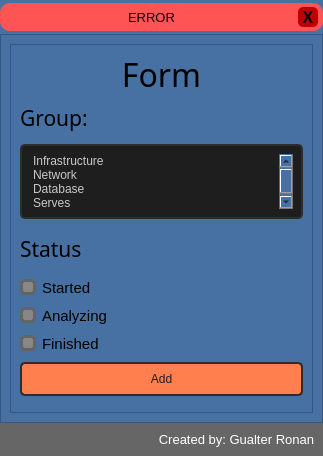
<?xml version="1.0" encoding="UTF-8"?>
<ui version="4.0">
 <class>MainWindow</class>
 <widget class="QMainWindow" name="MainWindow">
  <property name="geometry">
   <rect>
    <x>0</x>
    <y>0</y>
    <width>323</width>
    <height>456</height>
   </rect>
  </property>
  <property name="minimumSize">
   <size>
    <width>323</width>
    <height>456</height>
   </size>
  </property>
  <property name="windowTitle">
   <string>DMS Update</string>
  </property>
  <property name="windowIcon">
   <iconset>
    <normaloff>:/login/login.png</normaloff>:/login/login.png</iconset>
  </property>
  <property name="styleSheet">
   <string notr="true">background-color: rgb(214, 214, 214);</string>
  </property>
  <widget class="QWidget" name="centralwidget">
   <layout class="QVBoxLayout" name="verticalLayout">
    <property name="spacing">
     <number>0</number>
    </property>
    <property name="leftMargin">
     <number>0</number>
    </property>
    <property name="topMargin">
     <number>0</number>
    </property>
    <property name="rightMargin">
     <number>0</number>
    </property>
    <property name="bottomMargin">
     <number>0</number>
    </property>
    <item>
     <widget class="QFrame" name="top_bar">
      <property name="minimumSize">
       <size>
        <width>0</width>
        <height>34</height>
       </size>
      </property>
      <property name="maximumSize">
       <size>
        <width>16777215</width>
        <height>45</height>
       </size>
      </property>
      <property name="styleSheet">
       <string notr="true">background-color: rgb(71, 113, 163);
</string>
      </property>
      <property name="frameShape">
       <enum>QFrame::NoFrame</enum>
      </property>
      <property name="frameShadow">
       <enum>QFrame::Raised</enum>
      </property>
      <layout class="QHBoxLayout" name="horizontalLayout_2">
       <property name="spacing">
        <number>0</number>
       </property>
       <property name="leftMargin">
        <number>0</number>
       </property>
       <property name="topMargin">
        <number>3</number>
       </property>
       <property name="rightMargin">
        <number>0</number>
       </property>
       <property name="bottomMargin">
        <number>3</number>
       </property>
       <item>
        <widget class="QFrame" name="frame_erro">
         <property name="maximumSize">
          <size>
           <width>550</width>
           <height>16777215</height>
          </size>
         </property>
         <property name="styleSheet">
          <string notr="true">background-color: rgb(255, 84, 84);
border-radius: 10px;</string>
         </property>
         <property name="frameShape">
          <enum>QFrame::NoFrame</enum>
         </property>
         <property name="frameShadow">
          <enum>QFrame::Raised</enum>
         </property>
         <layout class="QHBoxLayout" name="horizontalLayout_3">
          <property name="spacing">
           <number>0</number>
          </property>
          <property name="leftMargin">
           <number>5</number>
          </property>
          <property name="topMargin">
           <number>0</number>
          </property>
          <property name="rightMargin">
           <number>5</number>
          </property>
          <property name="bottomMargin">
           <number>0</number>
          </property>
          <item>
           <widget class="QLabel" name="label_erro">
            <property name="font">
             <font>
              <family>Segoe UI</family>
              <pointsize>10</pointsize>
             </font>
            </property>
            <property name="text">
             <string>ERROR</string>
            </property>
            <property name="alignment">
             <set>Qt::AlignCenter</set>
            </property>
           </widget>
          </item>
          <item>
           <widget class="QPushButton" name="bt_cl_popup">
            <property name="maximumSize">
             <size>
              <width>20</width>
              <height>20</height>
             </size>
            </property>
            <property name="font">
             <font>
              <pointsize>12</pointsize>
              <weight>75</weight>
              <bold>true</bold>
             </font>
            </property>
            <property name="cursor">
             <cursorShape>PointingHandCursor</cursorShape>
            </property>
            <property name="styleSheet">
             <string notr="true">QPushButton {
	border-radius: 5px;
	
	background-image: url(:/close/close_icon.png);
	background-position: center;
	background-color: rgb(190, 0, 0);
}
QPushButton:hover{
	color: rgb(255, 255, 255);
	background-color: rgb(165, 0, 0);
}
QPushButton:pressed {
	color: rgb(255, 255, 255);
	background-color: rgb(190, 0, 0);
}</string>
            </property>
            <property name="text">
             <string>X</string>
            </property>
           </widget>
          </item>
         </layout>
        </widget>
       </item>
      </layout>
     </widget>
    </item>
    <item>
     <widget class="QFrame" name="frame_home">
      <property name="styleSheet">
       <string notr="true">background-color: rgb(71, 113, 163);</string>
      </property>
      <property name="frameShape">
       <enum>QFrame::StyledPanel</enum>
      </property>
      <property name="frameShadow">
       <enum>QFrame::Raised</enum>
      </property>
      <layout class="QHBoxLayout" name="horizontalLayout">
       <item>
        <widget class="QFrame" name="frame_form10k">
         <property name="maximumSize">
          <size>
           <width>16777215</width>
           <height>666</height>
          </size>
         </property>
         <property name="styleSheet">
          <string notr="true">QLineEdit {
	border: 2px solid rgb(45, 45, 45);
	border-radius: 5px;
	background-color: rgb(30, 30, 30);
	color: rgb(200, 200, 200);
	padding: 8px;
}
QLineEdit:hover {
	border: 2px solid rgb(211, 89, 51);;
	color: rgb(200, 200, 200);
}
QLineEdit:focus {
	border: 2px solid rgb(211, 89, 51);
	color: rgb(200, 200, 200);
}

QPushButton {
	border: 2px solid rgb(45, 45, 45);
	border-radius: 5px;
	background-color: rgb(255, 127, 79);
	color: rgb(30, 30, 30);
	padding: 8px;
}
QPushButton:hover {
	border: 2px solid rgb(200, 200, 200);
	color: rgb(200, 200, 200);
}
QPushButton:pressed {
	border: 2px solid rgb(45, 45, 45);
	color: rgb(30, 30, 30);
	background-color: rgb(211, 89, 51);
}

QListWidget {
	border: 2px solid rgb(45, 45, 45);
	border-radius: 5px;
	background-color: rgb(30, 30, 30);
	color: rgb(200, 200, 200);
	padding: 8px;
}
QListWidget:hover {
	border: 2px solid rgb(211, 89, 51);;
	color: rgb(200, 200, 200);
}
QListWidget:item:focus {
	border: 2px solid rgb(211, 89, 51);
	color: rgb(200, 200, 200);
    background-color: rgb(211, 89, 51)
}
QRadioButton:indicator {
	border: 3px solid rgb(100, 100, 100);
	border-radius: 5px;
	width: 10px;
	height: 10px;
	background-color: rgb(135, 135, 135);
}
QRadioButton:indicator:checked {
	border: 2px solid rgb(45, 45, 45);
	background-color: rgb(211, 89, 51)
}
</string>
         </property>
         <property name="frameShape">
          <enum>QFrame::StyledPanel</enum>
         </property>
         <property name="frameShadow">
          <enum>QFrame::Raised</enum>
         </property>
         <layout class="QVBoxLayout" name="verticalLayout_5">
          <item>
           <widget class="QLabel" name="label_3">
            <property name="maximumSize">
             <size>
              <width>16777215</width>
              <height>34</height>
             </size>
            </property>
            <property name="font">
             <font>
              <family>Bahnschrift SemiCondensed</family>
              <pointsize>24</pointsize>
              <weight>50</weight>
              <bold>false</bold>
             </font>
            </property>
            <property name="layoutDirection">
             <enum>Qt::LeftToRight</enum>
            </property>
            <property name="text">
             <string>Form</string>
            </property>
            <property name="alignment">
             <set>Qt::AlignCenter</set>
            </property>
           </widget>
          </item>
          <item>
           <widget class="QLabel" name="label">
            <property name="maximumSize">
             <size>
              <width>16777215</width>
              <height>35</height>
             </size>
            </property>
            <property name="font">
             <font>
              <family>Bahnschrift SemiCondensed</family>
              <pointsize>16</pointsize>
             </font>
            </property>
            <property name="text">
             <string>Group:</string>
            </property>
            <property name="alignment">
             <set>Qt::AlignLeading|Qt::AlignLeft|Qt::AlignVCenter</set>
            </property>
           </widget>
          </item>
          <item>
           <widget class="QListWidget" name="list_group">
            <property name="maximumSize">
             <size>
              <width>16777215</width>
              <height>75</height>
             </size>
            </property>
            <item>
             <property name="text">
              <string>Infrastructure</string>
             </property>
            </item>
            <item>
             <property name="text">
              <string>Network</string>
             </property>
            </item>
            <item>
             <property name="text">
              <string>Database</string>
             </property>
            </item>
            <item>
             <property name="text">
              <string>Serves</string>
             </property>
            </item>
           </widget>
          </item>
          <item>
           <widget class="QLabel" name="label_2">
            <property name="maximumSize">
             <size>
              <width>16777215</width>
              <height>41</height>
             </size>
            </property>
            <property name="font">
             <font>
              <family>Bahnschrift SemiCondensed</family>
              <pointsize>16</pointsize>
             </font>
            </property>
            <property name="text">
             <string>Status</string>
            </property>
           </widget>
          </item>
          <item>
           <widget class="QRadioButton" name="ck_started">
            <property name="maximumSize">
             <size>
              <width>16777215</width>
              <height>16777215</height>
             </size>
            </property>
            <property name="font">
             <font>
              <family>Segoe UI</family>
              <pointsize>11</pointsize>
             </font>
            </property>
            <property name="styleSheet">
             <string notr="true"/>
            </property>
            <property name="text">
             <string>Started</string>
            </property>
           </widget>
          </item>
          <item>
           <widget class="QRadioButton" name="ck_analyzing">
            <property name="font">
             <font>
              <family>Segoe UI</family>
              <pointsize>11</pointsize>
             </font>
            </property>
            <property name="styleSheet">
             <string notr="true"/>
            </property>
            <property name="text">
             <string>Analyzing</string>
            </property>
           </widget>
          </item>
          <item>
           <widget class="QRadioButton" name="ck_finished">
            <property name="minimumSize">
             <size>
              <width>0</width>
              <height>0</height>
             </size>
            </property>
            <property name="font">
             <font>
              <family>Segoe UI</family>
              <pointsize>11</pointsize>
             </font>
            </property>
            <property name="styleSheet">
             <string notr="true"/>
            </property>
            <property name="text">
             <string>Finished</string>
            </property>
           </widget>
          </item>
          <item>
           <widget class="QPushButton" name="bt_add">
            <property name="text">
             <string>Add</string>
            </property>
           </widget>
          </item>
         </layout>
        </widget>
       </item>
      </layout>
     </widget>
    </item>
    <item>
     <widget class="QFrame" name="bottom">
      <property name="maximumSize">
       <size>
        <width>16777215</width>
        <height>35</height>
       </size>
      </property>
      <property name="styleSheet">
       <string notr="true">background-color: rgb(102, 102, 102);</string>
      </property>
      <property name="frameShape">
       <enum>QFrame::NoFrame</enum>
      </property>
      <property name="frameShadow">
       <enum>QFrame::Raised</enum>
      </property>
      <layout class="QVBoxLayout" name="verticalLayout_2">
       <item>
        <widget class="QLabel" name="label_credits">
         <property name="font">
          <font>
           <pointsize>10</pointsize>
          </font>
         </property>
         <property name="styleSheet">
          <string notr="true">color: rgb(255, 255, 255);</string>
         </property>
         <property name="text">
          <string>Created by: Gualter Ronan</string>
         </property>
         <property name="alignment">
          <set>Qt::AlignRight|Qt::AlignTrailing|Qt::AlignVCenter</set>
         </property>
        </widget>
       </item>
      </layout>
     </widget>
    </item>
   </layout>
  </widget>
 </widget>
 <resources>
  <include location="../Icons/icons.qrc"/>
 </resources>
 <connections/>
</ui>
